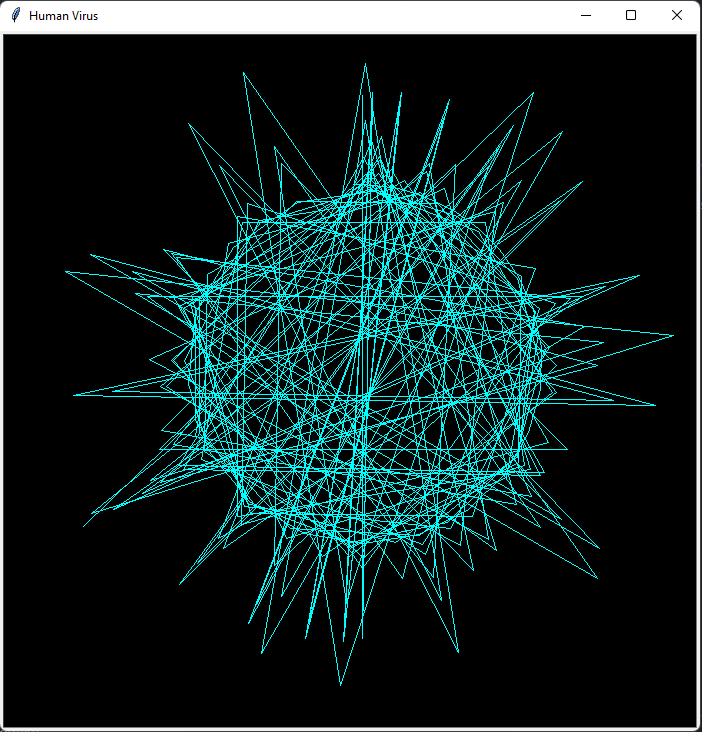

The Python source for this figure:
import turtle

# get the instance of turtle
t = turtle.Turtle()

window = turtle.Screen()
window.setup(width=700, height=700)
window.bgcolor("black")  # background color
window.title("Human Virus")  # title of the window

t.pencolor("cyan")  # Pencolor set to black
t.speed(0)
t.penup()
t.goto(0, 200)  # position of the turtle
t.pendown()

# Intialization of variables
forDis = 0
dR = 0

while(True):
    t.forward(forDis)
    t.right(dR)
    forDis += 3  # forDis increased by 3 on every iteration
    dR += 1  # right angle distance increased by 1 on every iteration
    # If the distance for right angle becomes 210 the loop breaks
    if dR == 210:
        break
        # Hide the turtle on completion of loop
    t.hideturtle()

t.hideturtle()
turtle.done()
